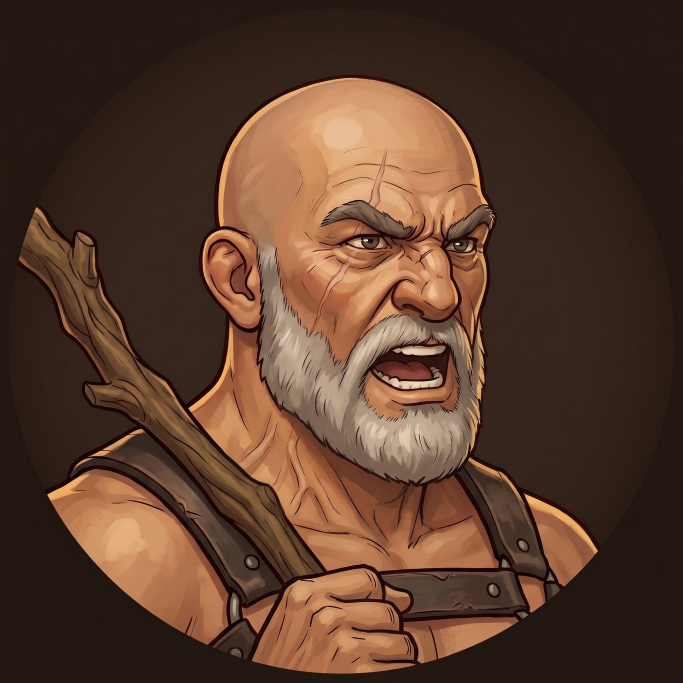
#> input picture assets/portraits/doctore-angry.jpg, 2048 x 2048 px (shown at 1/3 size); its folder holds only this picture in this run
$ python prepare-portraits.py
#> lines starting #> are read from the running program, lines starting #| are printed output that depends on the picture
"""Подготовить WebP-портреты. Запуск из корня: python tools/prepare-portraits.py.

Нужен Pillow с поддержкой WebP. JPEG остаются неизменными.
Готовые файлы хранятся в Git, поэтому для сборки сайта Python не нужен.
"""
from pathlib import Path
from io import BytesIO
import json
import math
from PIL import Image, ImageChops, ImageOps, ImageStat, features

ROOT = Path(__file__).resolve().parents[1]
SOURCE = ROOT / 'assets/portraits'
TARGET = SOURCE / 'webp'
SIZES = (512, 1280)
QUALITY = 92


def main():
    if not features.check('webp'):
        raise RuntimeError('В установленном Pillow нет поддержки WebP.')
    sources = sorted(SOURCE.glob('*.jpg'))
    if not sources:
        raise RuntimeError('Исходные JPEG-портреты не найдены.')
    TARGET.mkdir(exist_ok=True)
    totals = {size: 0 for size in SIZES}
    min_psnr = float('inf')
    for source in sources:
        with Image.open(source) as original:
#> original is the input picture: PIL image 2048x2048 RGB; mean R, G, B 88, 59.8, 43.3
            image = ImageOps.exif_transpose(original).convert('RGB')
            profile = original.info.get('icc_profile')
            for size in SIZES:
                resized = ImageOps.contain(image, (size, size), Image.Resampling.LANCZOS)
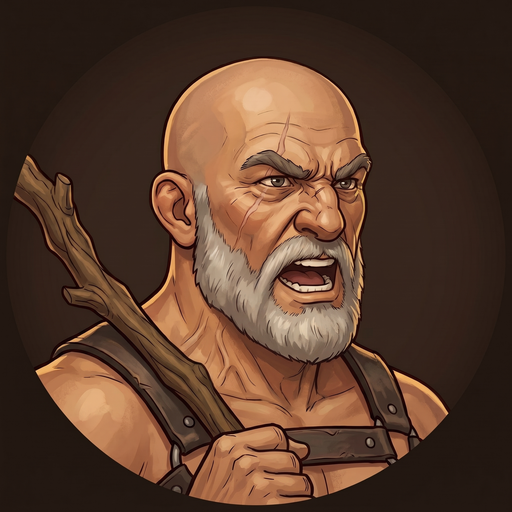
#> resized: PIL image 512x512 RGB; mean R, G, B 88, 59.8, 43.4
                buffer = BytesIO()
                options = {'icc_profile': profile} if profile else {}
#> options = 0 items
                resized.save(buffer, format='WEBP', quality=QUALITY, method=6, **options)
                data = buffer.getvalue()
                with Image.open(BytesIO(data)) as decoded:
                    if decoded.size != resized.size:
                        raise RuntimeError(f'Неверный размер: {source.name}, {size}')
                    rms = ImageStat.Stat(ImageChops.difference(resized, decoded.convert('RGB'))).rms
#> rms = [2.25, 1.51, 2.92]
                    mse = sum(value * value for value in rms) / 3
#> mse = 5.28
                    if mse:
                        min_psnr = min(min_psnr, 10 * math.log10(255 * 255 / mse))
#> min_psnr = 40.9
                target = TARGET / f'{source.stem}-{size}.webp'
                if not target.exists() or target.read_bytes() != data:
                    target.write_bytes(data)
                totals[size] += len(data)
    print(json.dumps({
        'portraits': len(sources), 'variants': len(sources) * len(SIZES),
        'source_bytes': sum(source.stat().st_size for source in sources),
        'webp_bytes': totals, 'quality': QUALITY,
        'min_psnr_db': round(min_psnr, 2),
    }, ensure_ascii=False))
#| {"portraits": 1, "variants": 2, "source_bytes": 1930803, "webp_bytes": {"512": 39980, "1280": 151142}, "quality": 92, "min_psnr_db": 40.9}


if __name__ == '__main__':
    main()

$ run again, on assets/portraits/f1-calm.jpg
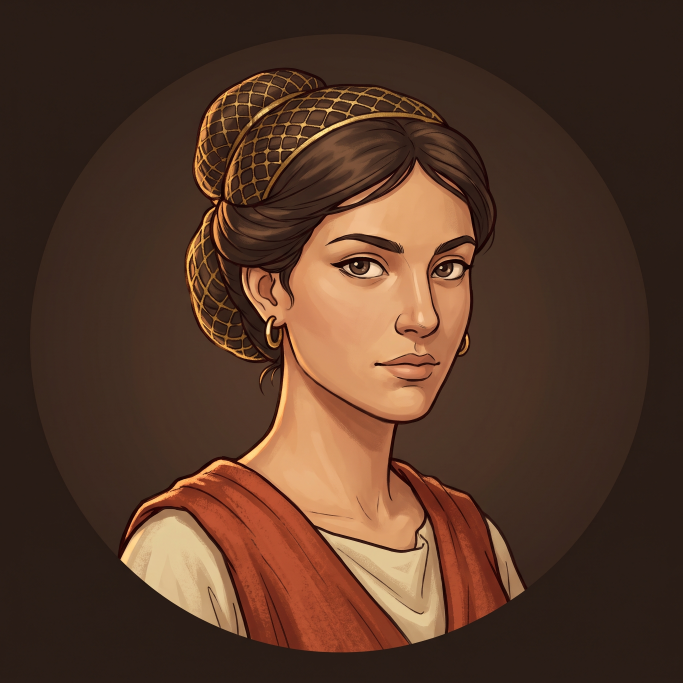
#> input picture assets/portraits/f1-calm.jpg, 2048 x 2048 px (shown at 1/3 size)
#> in main, original is the input picture: PIL image 2048x2048 RGB; mean R, G, B 84.2, 55.6, 39.9
#> in main, `resized = ImageOps.contain(image, (size, size), Image.Resampling.LANCZ..`:
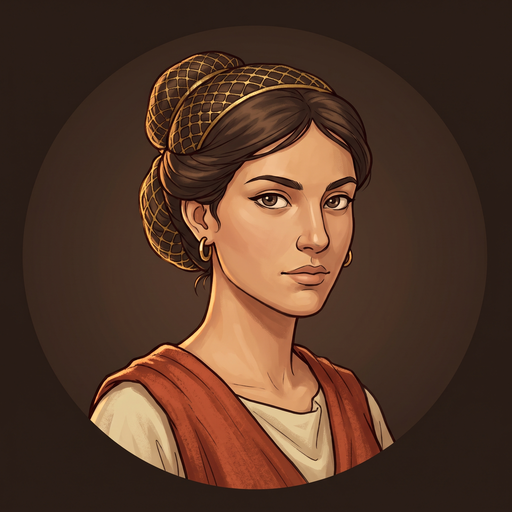
#> resized: PIL image 512x512 RGB; mean R, G, B 84.2, 55.6, 39.9
#> options = 0 items
#> rms = [2.69, 1.46, 3.6]
#> mse = 7.44
#> min_psnr = 39.41
#| {"portraits": 1, "variants": 2, "source_bytes": 2028822, "webp_bytes": {"512": 33324, "1280": 134986}, "quality": 92, "min_psnr_db": 39.41}

$ run again, on assets/portraits/f1-pleased.jpg
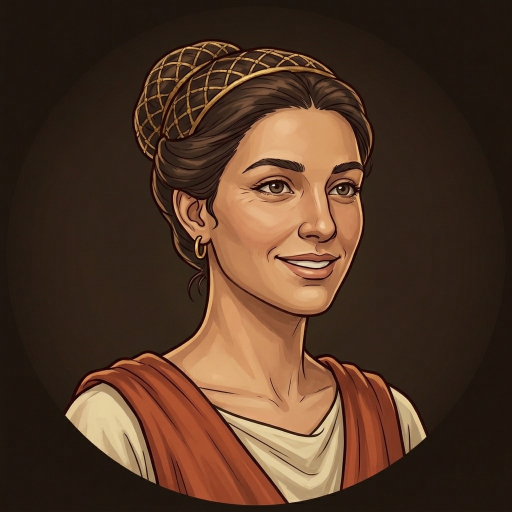
#> input picture assets/portraits/f1-pleased.jpg, 1024 x 1024 px (shown at 1/2 size)
#> in main, original is the input picture: PIL image 1024x1024 RGB; mean R, G, B 80.1, 54.1, 37.2
#> in main, `resized = ImageOps.contain(image, (size, size), Image.Resampling.LANCZ..`:
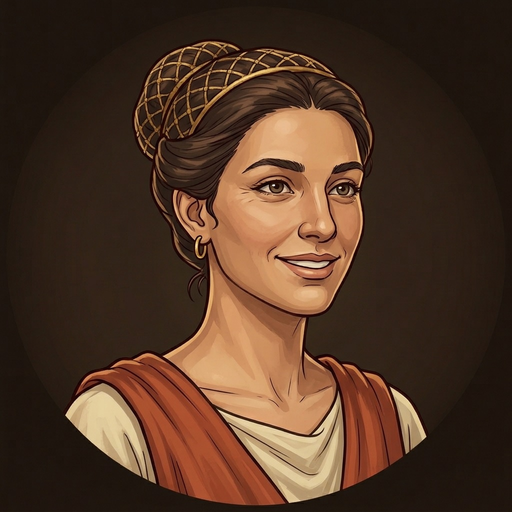
#> resized: PIL image 512x512 RGB; mean R, G, B 80.1, 54.1, 37.3
#> options = 0 items
#> rms = [1.95, 1.52, 2.44]
#> mse = 4.02
#> min_psnr = 42.09
#| {"portraits": 1, "variants": 2, "source_bytes": 205710, "webp_bytes": {"512": 36942, "1280": 130782}, "quality": 92, "min_psnr_db": 42.09}

$ run again, on assets/portraits/f2-angry.jpg
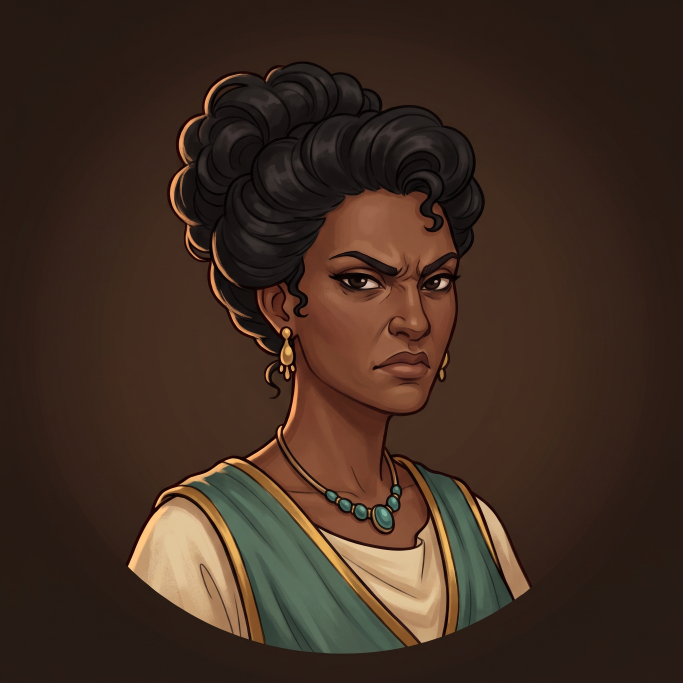
#> input picture assets/portraits/f2-angry.jpg, 2048 x 2048 px (shown at 1/3 size)
#> in main, original is the input picture: PIL image 2048x2048 RGB; mean R, G, B 63.6, 44.6, 33.1
#> in main, `resized = ImageOps.contain(image, (size, size), Image.Resampling.LANCZ..`:
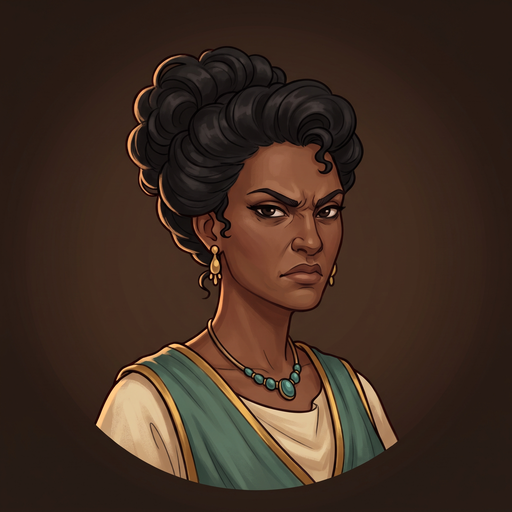
#> resized: PIL image 512x512 RGB; mean R, G, B 63.6, 44.6, 33.2
#> options = 0 items
#> rms = [2.31, 1.36, 2.68]
#> mse = 4.78
#> min_psnr = 41.33
#| {"portraits": 1, "variants": 2, "source_bytes": 1746101, "webp_bytes": {"512": 26368, "1280": 94092}, "quality": 92, "min_psnr_db": 41.33}
